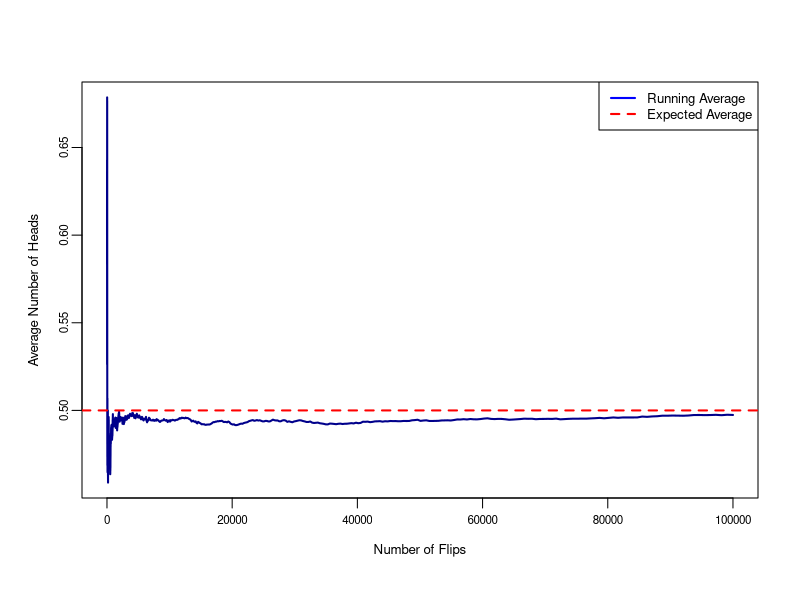

Recreate this plot in R.
## ---- chunk 1
# Set the seed for reproducibility
set.seed(123)
# Set the maximum number of flips
max_flips <- 100000
# Generate a sequence of flip sizes
flip_sizes <- unique(round(exp(seq(log(10), 
log(max_flips), length.out = 1000))))
# Simulate the coin flips
flips <- rbinom(max_flips, 1, 0.5)
# Initialize a vector to store the running averages
running_avg <- numeric(length(flip_sizes))
# Calculate the running averages for each flip size
for (i in seq_along(flip_sizes)) {n <- flip_sizes[i]
  running_avg[i] <- mean(flips[1:n])
}
## ---- chunk 2
# Set options to avoid scientific notation
options(scipen=999)
# Adjust margins and label size
par(mgp = c(2, 0.5, 0)) 
cex.axis <- 0.7  
# Plot the running averages
plot(flip_sizes, running_avg, type="l", col="darkblue", lwd=2,
     xlab="Number of Flips", ylab="Average Number of Heads",
     cex.axis=cex.axis,  # Apply smaller size to axis labels
     cex.lab=0.8,  # Smaller size for axis titles
     main="")
abline(h=0.5, col="red", lty=2, lwd=2)
legend("topright", legend=c("Running Average", "Expected Average"),
       col=c("blue", "red"), lty=c(1, 2), lwd=2, cex=0.8)
